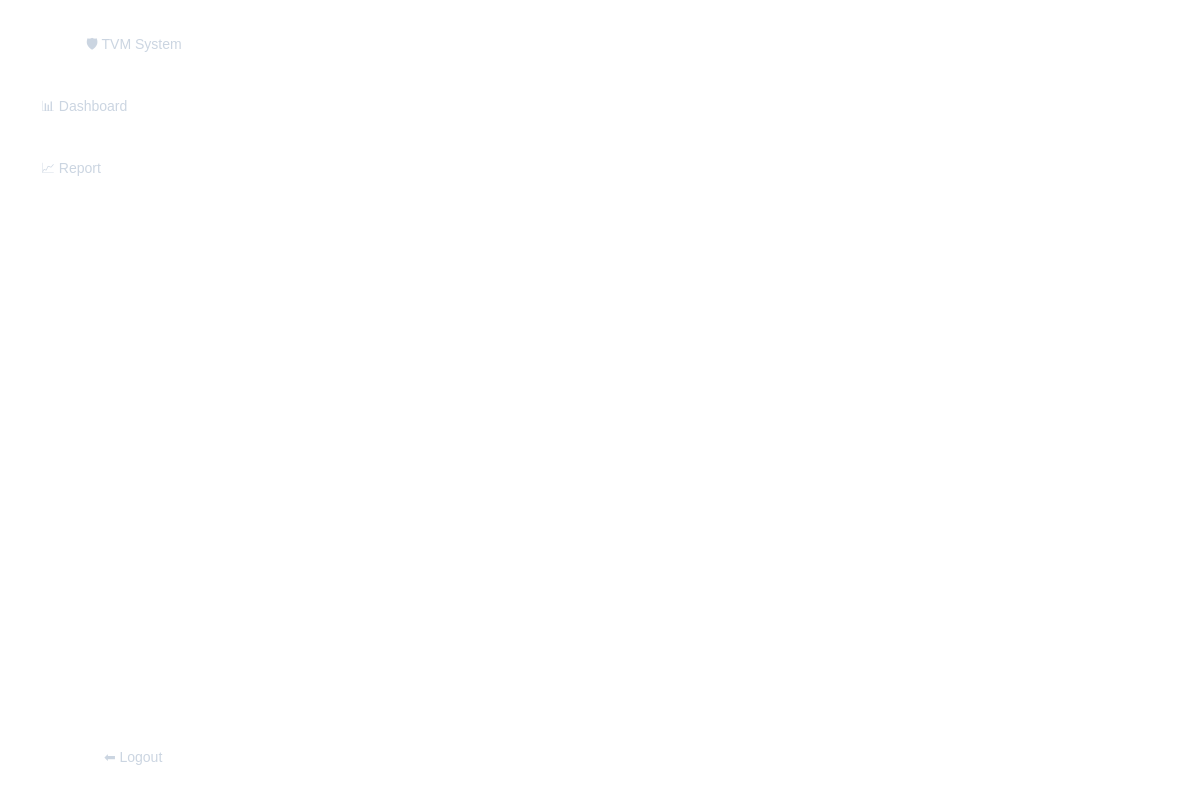
<?xml version="1.0" encoding="UTF-8"?>
<ui version="4.0">
	<class>Dashboard</class>
	<widget class="QMainWindow" name="Dashboard">
		<property name="geometry">
			<rect>
				<x>0</x>
				<y>0</y>
				<width>1200</width>
				<height>800</height>
			</rect>
		</property>
		<property name="windowTitle">
			<string>Traffic Violation Management System</string>
		</property>
		<property name="styleSheet">
			<string notr="true">
				/* Main Window */
				QMainWindow {
				background: #f8fafc;
				font-family: 'Segoe UI', Arial, sans-serif;
				}

				/* Sidebar Styling */
				QFrame#sidebar {
				background: qlineargradient(x1:0, y1:0, x2:1, y2:0,
				stop:0 #1e293b, stop:1 #0f172a);
				border: none;
				}

				QPushButton {
				background: transparent;
				color: #cbd5e1;
				border: none;
				border-radius: 8px;
				padding: 12px 15px;
				margin: 4px 8px;
				text-align: left;
				font-size: 14px;
				font-weight: normal;
				}

				QPushButton:hover {
				background: #334155;
				color: #ffffff;
				}

				QPushButton:pressed {
				background: #3b82f6;
				}

				QPushButton[objectName="logoButton"] {
				background: qlineargradient(x1:0, y1:0, x2:1, y2:0,
				stop:0 #3b82f6, stop:1 #1d4ed8);
				color: white;
				font-size: 18px;
				font-weight: bold;
				text-align: center;
				padding: 15px;
				margin: 10px 8px;
				}

				QPushButton[objectName="logoutButton"] {
				background: #dc2626;
				color: white;
				margin-top: auto;
				}

				QPushButton[objectName="logoutButton"]:hover {
				background: #b91c1c;
				}

				/* Remove the overly broad QWidget rule - it was breaking child widgets */
				/* Instead, only style the centralwidget specifically */
				QWidget#centralwidget {
				background: #ffffff;
				}

				QLabel {
				color: #1e293b;
				font-size: 24px;
				font-weight: bold;
				padding: 20px;
				}
			</string>
		</property>
		<widget class="QWidget" name="centralwidget">
			<layout class="QHBoxLayout" name="horizontalLayout">
				<item>
					<widget class="QFrame" name="sidebar">
						<property name="minimumSize">
							<size>
								<width>250</width>
								<height>0</height>
							</size>
						</property>
						<property name="maximumSize">
							<size>
								<width>280</width>
								<height>16777215</height>
							</size>
						</property>
						<layout class="QVBoxLayout" name="sidebarLayout">
							<item alignment="Qt::AlignmentFlag::AlignHCenter">
								<widget class="QPushButton" name="logoButton">
									<property name="text">
										<string>🛡️ TVM System</string>
									</property>
								</widget>
							</item>
							<item>
								<widget class="QPushButton" name="dashboardBtn">
									<property name="text">
										<string>📊 Dashboard</string>
									</property>
									<property name="checkable">
										<bool>true</bool>
									</property>
								</widget>
							</item>
							<item>
								<widget class="QPushButton" name="reportBtn">
									<property name="styleSheet">
										<string notr="true">
											QPushButton:checked {
											background: #3b82f6;
											color: white;
											font-weight: bold;
											}
										</string>
									</property>
									<property name="text">
										<string>📈 Report</string>
									</property>
									<property name="checkable">
										<bool>true</bool>
									</property>
								</widget>
							</item>
							<item>
								<spacer name="verticalSpacer">
									<property name="orientation">
										<enum>Qt::Orientation::Vertical</enum>
									</property>
									<property name="sizeHint" stdset="0">
										<size>
											<width>20</width>
											<height>40</height>
										</size>
									</property>
								</spacer>
							</item>
							<item alignment="Qt::AlignmentFlag::AlignHCenter|Qt::AlignmentFlag::AlignVCenter">
								<widget class="QPushButton" name="logoutButton">
									<property name="minimumSize">
										<size>
											<width>0</width>
											<height>0</height>
										</size>
									</property>
									<property name="maximumSize">
										<size>
											<width>16777215</width>
											<height>100</height>
										</size>
									</property>
									<property name="text">
										<string>⬅ Logout</string>
									</property>
								</widget>
							</item>
						</layout>
					</widget>
				</item>
				<item>
					<widget class="QStackedWidget" name="stackedWidget"/>
				</item>
			</layout>
		</widget>
	</widget>
	<resources/>
	<connections/>
</ui>
